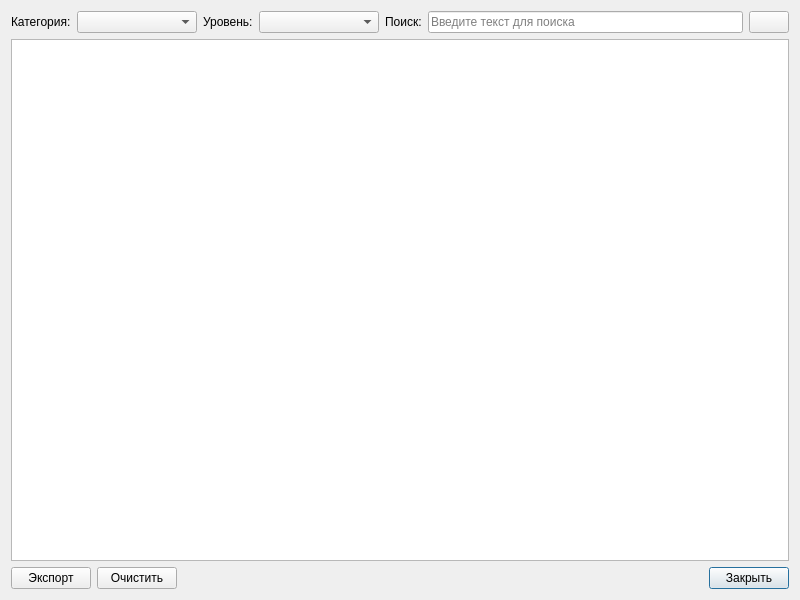
<?xml version="1.0" encoding="UTF-8"?>
<ui version="4.0">
 <class>LogDialog</class>
 <widget class="QDialog" name="LogDialog">
  <property name="geometry">
   <rect>
    <x>0</x>
    <y>0</y>
    <width>800</width>
    <height>600</height>
   </rect>
  </property>
  <property name="windowTitle">
   <string>Журнал событий</string>
  </property>
  <property name="windowIcon">
   <iconset resource="../resources/resources.qrc">
    <normaloff>:/resources/icons/info.png</normaloff>:/resources/icons/info.png</iconset>
  </property>
  <layout class="QVBoxLayout" name="verticalLayout">
   <item>
    <layout class="QHBoxLayout" name="filterLayout">
     <item>
      <widget class="QLabel" name="categoryLabel">
       <property name="text">
        <string>Категория:</string>
       </property>
      </widget>
     </item>
     <item>
      <widget class="QComboBox" name="categoryComboBox">
       <property name="minimumSize">
        <size>
         <width>120</width>
         <height>0</height>
        </size>
       </property>
      </widget>
     </item>
     <item>
      <widget class="QLabel" name="levelLabel">
       <property name="text">
        <string>Уровень:</string>
       </property>
      </widget>
     </item>
     <item>
      <widget class="QComboBox" name="levelComboBox">
       <property name="minimumSize">
        <size>
         <width>120</width>
         <height>0</height>
        </size>
       </property>
      </widget>
     </item>
     <item>
      <widget class="QLabel" name="searchLabel">
       <property name="text">
        <string>Поиск:</string>
       </property>
      </widget>
     </item>
     <item>
      <widget class="QLineEdit" name="searchLineEdit">
       <property name="placeholderText">
        <string>Введите текст для поиска</string>
       </property>
       <property name="clearButtonEnabled">
        <bool>true</bool>
       </property>
      </widget>
     </item>
     <item>
      <widget class="QPushButton" name="refreshButton">
       <property name="toolTip">
        <string>Обновить</string>
       </property>
       <property name="text">
        <string/>
       </property>
       <property name="icon">
        <iconset resource="../resources/resources.qrc">
         <normaloff>:/resources/icons/refresh.png</normaloff>:/resources/icons/refresh.png</iconset>
       </property>
      </widget>
     </item>
    </layout>
   </item>
   <item>
    <widget class="QTableView" name="logTableView">
     <property name="alternatingRowColors">
      <bool>true</bool>
     </property>
     <property name="selectionBehavior">
      <enum>QAbstractItemView::SelectRows</enum>
     </property>
     <property name="sortingEnabled">
      <bool>true</bool>
     </property>
     <attribute name="verticalHeaderVisible">
      <bool>false</bool>
     </attribute>
    </widget>
   </item>
   <item>
    <layout class="QHBoxLayout" name="buttonLayout">
     <item>
      <widget class="QPushButton" name="exportButton">
       <property name="text">
        <string>Экспорт</string>
       </property>
       <property name="icon">
        <iconset resource="../resources/resources.qrc">
         <normaloff>:/resources/icons/info.png</normaloff>:/resources/icons/info.png</iconset>
       </property>
      </widget>
     </item>
     <item>
      <widget class="QPushButton" name="clearButton">
       <property name="text">
        <string>Очистить</string>
       </property>
       <property name="icon">
        <iconset resource="../resources/resources.qrc">
         <normaloff>:/resources/icons/delete.png</normaloff>:/resources/icons/delete.png</iconset>
       </property>
      </widget>
     </item>
     <item>
      <spacer name="horizontalSpacer">
       <property name="orientation">
        <enum>Qt::Horizontal</enum>
       </property>
       <property name="sizeHint" stdset="0">
        <size>
         <width>40</width>
         <height>20</height>
        </size>
       </property>
      </spacer>
     </item>
     <item>
      <widget class="QPushButton" name="closeButton">
       <property name="text">
        <string>Закрыть</string>
       </property>
       <property name="icon">
        <iconset resource="../resources/resources.qrc">
         <normaloff>:/resources/icons/disconnect.png</normaloff>:/resources/icons/disconnect.png</iconset>
       </property>
       <property name="default">
        <bool>true</bool>
       </property>
      </widget>
     </item>
    </layout>
   </item>
  </layout>
 </widget>
 <resources>
  <include location="../resources/resources.qrc"/>
 </resources>
 <connections/>
</ui>
